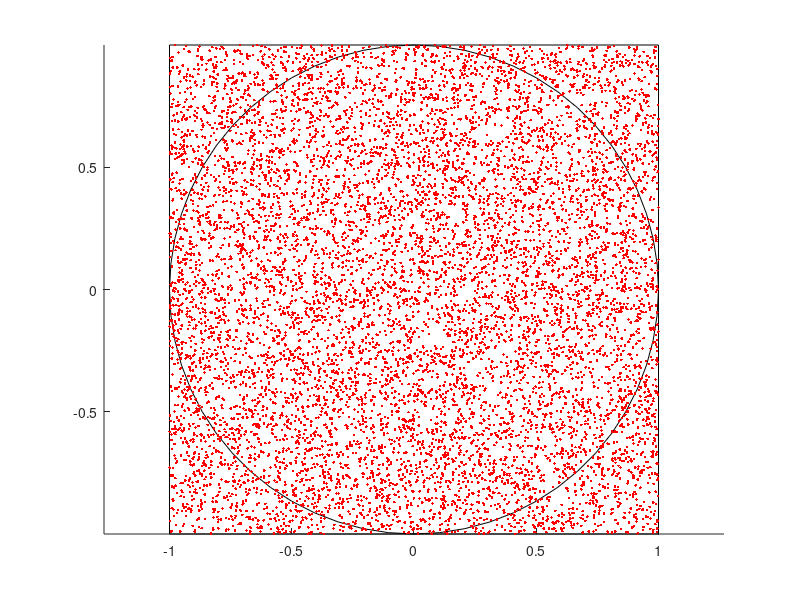

This figure's MATLAB source:
pos = [-1 -1 2 2];
rectangle('Position',pos,'Curvature',[1 1])
axis equal
pos = [-1 -1 2 2];
hold off;
rectangle('Position',pos)
inside=0;
total=0;
points=[];
n=10000;
posX=-1+2*rand(1,n);
posY=-1+2*rand(1,n);
Mods=posY.^2+posX.^2;
for i=1:n
        %posX = -1 +(1+1)*rand(1,1);
        %posY = -1+(1+1)*rand(1,1);
        %points=[points: posX posY];
        %total+=1;
        %if (power(posX,i)+power(posY,i)<=1)
        if (Mods(1,i)<=1)
                inside+=1;
        endif
endfor
hold on;
%PI=4*(inside/total)
format long g
PI=4*(inside/n)
%plot([points(:,1)],[points(:,2)],'ro')
plot(posX,posY,'r.')
axis equal